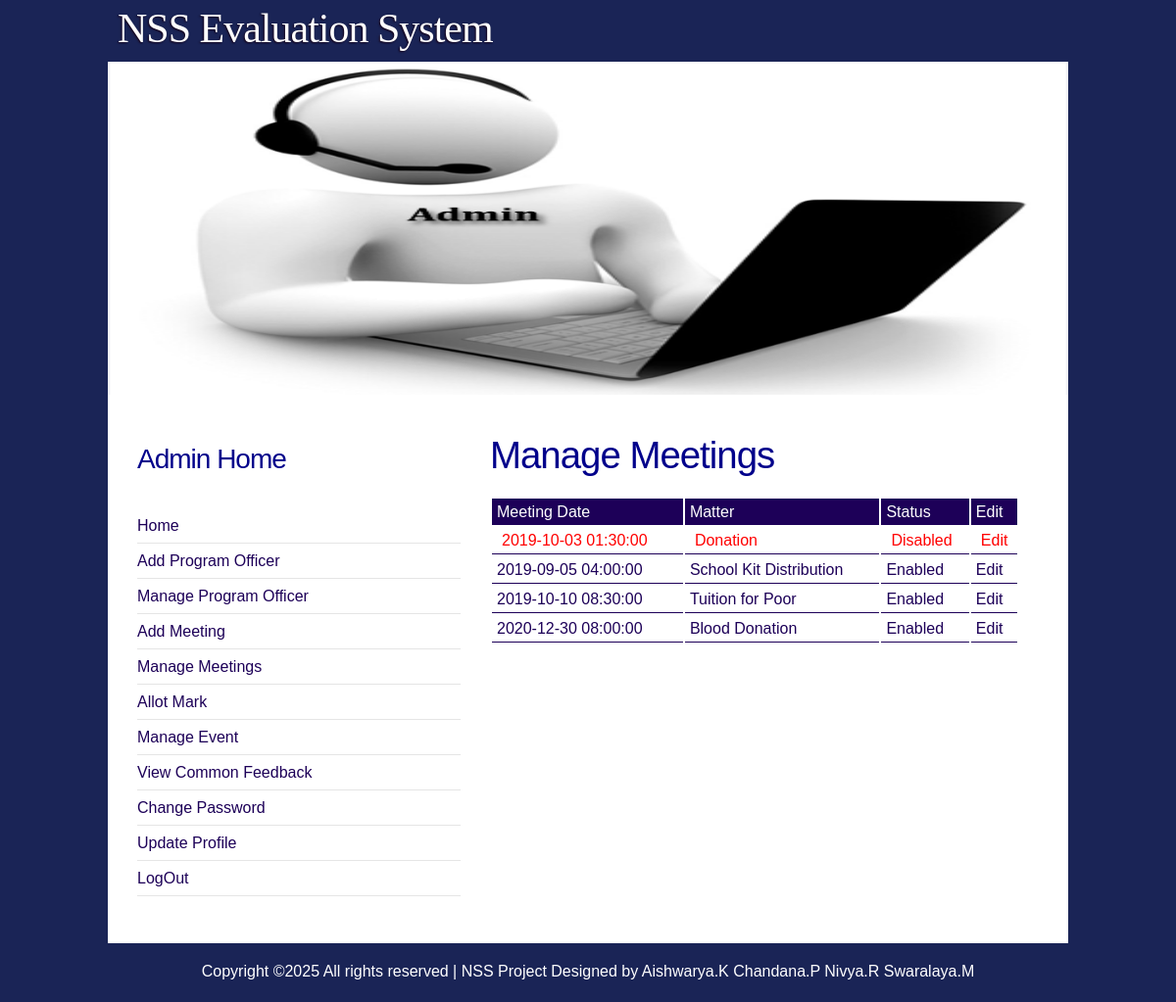
Page /nsse/admin/manage_meeting.php (signed in) on the committed database.
### tables this page shows
CREATE TABLE IF NOT EXISTS `meetings` (
  `meetingid` bigint(20) NOT NULL AUTO_INCREMENT,
  `meetingdate` datetime NOT NULL,
  `matter` varchar(50) NOT NULL,
  `description` varchar(250) NOT NULL,
  `volunteers` varchar(3) NOT NULL,
  `teachers` varchar(3) NOT NULL,
  `status` bit(1) NOT NULL,
  PRIMARY KEY (`meetingid`)
);

### nsse/admin/manage_meeting.php (the view, shortened to what this page needs)
<!DOCTYPE html PUBLIC "-//W3C//DTD XHTML 1.0 Strict//EN" "http://www.w3.org/TR/xhtml1/DTD/xhtml1-strict.dtd">
<html xmlns="http://www.w3.org/1999/xhtml">
 <head>
  <link href="../css/style_login.css" rel="stylesheet" type="text/css" media="screen" />
 </head>
 <body>
  <form method='post' id="form14" action="" name="form14">
  <div id="wrapper">
   <div id="header">
	<div id="logo"> <h1><a href="#">NSS Evaluation System</a></h1> </div>
   </div>
   <div id="splash"><img src="img/demoadm.jpg" alt="" title="" style="width:980px; height:340px;" /></div>
   <div id="page">
	<div id="page-bgtop">
	 <div id="page-bgbtm">
	  <div id="content">
	   <div class="post"> <h2 class="title"><a href="#"> Manage Meetings</a></h2>
        <div class="entry" style="line-height:25px;">
	<?php
	 include '../connection.php';
	 $sql = "select meetingid, meetingdate, matter, case status when 1 then 'Enabled' else 'Disabled' end
					from meetings order by status, meetingdate asc ;";
	 $result = mysqli_query($link, $sql);
	 echo "<table style='width:100%;'>";
	 echo "<tr>";
	 echo "<td style='background-color:#1d0058;color:white; padding-left:5px;'>Meeting Date</td>";
	 echo "<td style='background-color:#1d0058;color:white; padding-left:5px;'>Matter</td>";
	 echo "<td style='background-color:#1d0058;color:white; padding-left:5px;'>Status</td>";
	 echo "<td style='background-color:#1d0058;color:white; padding-left:5px;'>Edit</td>";
	 echo "</tr>";
	 if(!$result)
	 {
	  echo "<td colspan='4' style='color:red; padding-left:5px;border-bottom:solid 1px #1d0058;
			    text-align:center;'>No Records Found</td>";
	 }
	 else
     {
	  while($row = mysqli_fetch_array($result))
	  {
	   if($row[3] == 'Disabled')
	   {
		echo "<tr>";
		echo "<td style='color:red; padding-left:10px;border-bottom:solid 1px #1d0058;'>$row[1]</td>";
		echo "<td style='color:red; padding-left:10px;border-bottom:solid 1px #1d0058;'>$row[2]</td>";
		echo "<td style='color:red; padding-left:10px;border-bottom:solid 1px #1d0058;'><a href='#' style='color:red;'
		          onclick='doEnableDisable(" . $row[0] . ");'>$row[3]</a></td>";
		echo "<td style='color:red; padding-left:10px;border-bottom:solid 1px #1d0058;'><a  style='color:red;'
		          href='edit_meeting.php?id=$row[0]'>Edit</a></td>";
		echo "</tr>";
	   }
	   else
	   {
		echo "<tr>";
		echo "<td style='color:#1d0058; padding-left:5px;border-bottom:solid 1px #1d0058;'>$row[1]</td>";
		echo "<td style='color:#1d0058; padding-left:5px;border-bottom:solid 1px #1d0058;'>$row[2]</td>";
		echo "<td style='color:#1d0058; padding-left:5px;border-bottom:solid 1px #1d0058;'>$row[3]</td>";
		echo "<td style='color:#1d0058; padding-left:5px;border-bottom:solid 1px #1d0058;'><a href='edit_meeting.php?id=$row[0]'>Edit</a></td>";
		echo "</tr>";
	   }
	  }
	 }
	 echo "</table>";
	?>
        </div>
	   </div>
	   <div style="clear: both;">&nbsp;</div>
	  </div>
	  <div id="sidebar">
	   <ul><li> <h2> Admin Home</h2> <div ></div><br /> </li>
		   <li><ul><li><a href="admin_home.php">Home</a></li>
				   <li><a href="add_program_officer.php">Add Program Officer</a></li>
				   <li><a href="manage_program_officer.php">Manage Program Officer</a></li>
                   <li><a href="add_meeting.php">Add Meeting</a></li>
				   <li><a href="manage_meeting.php" style="text-decoration:none;">Manage Meetings</a></li>
				   <li><a href="allot_mark.php">Allot Mark</a></li>
				   <li><a href="manage_event.php">Manage Event</a></li>
				   <li><a href="view_common_feedback.php">View Common Feedback</a></li>
				   <li><a href="admin_change_password.php">Change Password</a></li>
				   <li><a href="admin_update_profile.php">Update Profile</a></li>
				   <li><a href="../logout.php">LogOut</a></li>
				</ul>
			</li>
		</ul>
	   </div>
	   <div style="clear: both;">&nbsp;</div>
	  </div>
	 </div>
	</div>
	</div>
    <div id="footer">
     <p>Copyright &copy;<script>document.write(new Date().getFullYear());</script>
	    All rights reserved | NSS Project <i class="fa fa-heart-o" aria-hidden="true"></i>
		Designed by Aishwarya.K Chandana.P Nivya.R Swaralaya.M</a>
	 </p>
    </div>
   </form>
  </body>
</html>

### nsse/css/style_login.css (style rules this page uses)
body { margin: 0; padding: 0; background: #1a2456; font-family: Georgia, Helvetica, sans-serif; font-size: 16px; color: #000; }
h1, h2, h3 { margin: 0; padding: 0; font-weight: normal; color: #2C2723; }
h1 { font-size: 2em; }
h2 { font-size: 2.4em; }
p, ul, ol { margin-top: 0; line-height: 180%; }
a { text-decoration: none; color: #1d0058; }
#header { width: 980px; height: 63px; margin: 0 auto; }
#logo { float: left; width: 660px; height: 63px; }
#logo h1 { margin: 0; padding: 5px 0px 0px 10px; }
#logo h1 { float: left; letter-spacing: -1px; text-shadow: #15041C -1px 1px 2px; font-family: Georgia, "Times New Roman", Times, serif; font-size: 42px; color: #FFFFFF; }
#logo a { text-decoration: none; color: #FFFFFF; }
#splash { width: 980px; height: 340px; margin: 0px auto; }
#page { width: 980px; margin: 0 auto; padding: 0; background: #FFFFFF; }
#page-bgbtm { margin: 0px; padding: 20px 30px 0px 30px; }
#content { float: right; width: 540px; padding: 0px 20px 0px 0px; }
.post { padding-top: 20px; padding-bottom: 10px; }
.post .title { margin: 0px; padding-bottom: 10px; letter-spacing: -1px; }
.post .title a { color: darkblue; text-decoration: none; border: none; }
.post .entry { text-align: justify; margin-bottom: 25px; padding: 10px 0px 10px 0px; }
#sidebar { float: left; width: 330px; padding: 20px 0px 0px 0px; }
#sidebar ul { margin: 0; padding: 0; list-style: none; }
#sidebar li { margin: 0; padding: 0; }
#sidebar li ul { margin: 0px 0px; padding-bottom: 30px; }
#sidebar li li { padding-left: 0px; line-height: 35px; border-bottom: 1px solid #E5E5E5; }
#sidebar h2 { height: 30px; margin-bottom: 5px; padding: 12px 0px 0px 0px; letter-spacing: -1px; font-size: 28px; color: darkblue; }
#sidebar a { border: none; }
#footer { clear: both; width: 980px; height: 50px; margin: 10px auto 0px auto; font-family: Georgia, Helvetica, sans-serif; }
#footer p { margin: 0; padding: 10px 0px 0px 0px; line-height: normal; font-size: 16px; text-align: center; color: #FFFFFF; }

### rows in the picture
meetings: meetingdate "2019-10-03 01:30:00", matter "Donation", row "Disabled"
meetings: meetingdate "2019-09-05 04:00:00", matter "School Kit Distribution", row "Enabled"
meetings: meetingdate "2019-10-10 08:30:00", matter "Tuition for Poor", row "Enabled"
meetings: meetingdate "2020-12-30 08:00:00", matter "Blood Donation", row "Enabled"
